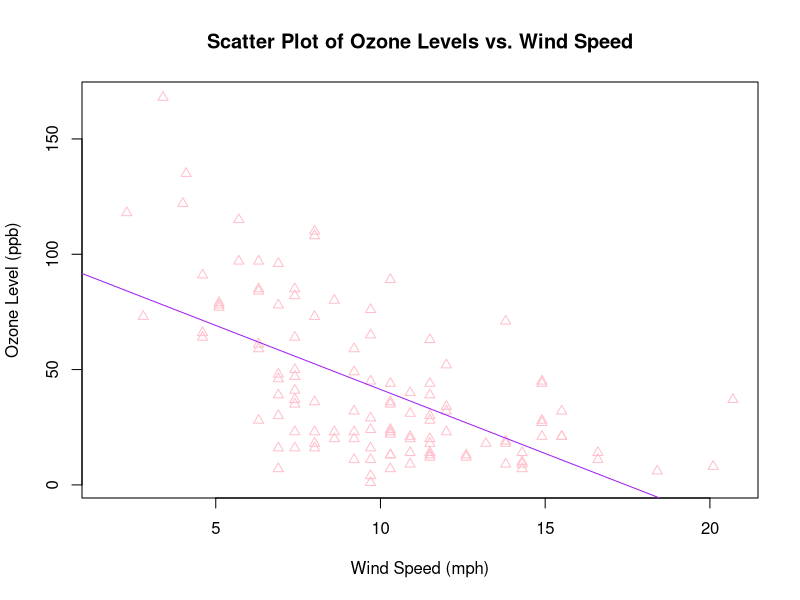

R code for this plot:
## ---- chunk 1
#| label: airquality dataset 

# Load the airquality dataset
data(airquality) 
head(airquality)

## ---- chunk 2
#| label: plot

# Scatter plot - Ozone levels vs. Wind speed
plot(airquality$Wind, airquality$Ozone, 
     xlab = "Wind Speed (mph)", ylab = "Ozone Level (ppb)", 
     main = "Scatter Plot of Ozone Levels vs. Wind Speed",
     col = "pink", pch = 24)
abline(lm(Ozone ~ Wind, data = airquality), col = "purple")
## ---- chunk 3
#| label: summary ozone

# Summary statistics for ozone levels
summary(airquality$Ozone)
## ---- chunk 4
#| label: summary wind

# Summary statistics for wind speed
summary(airquality$Wind)
